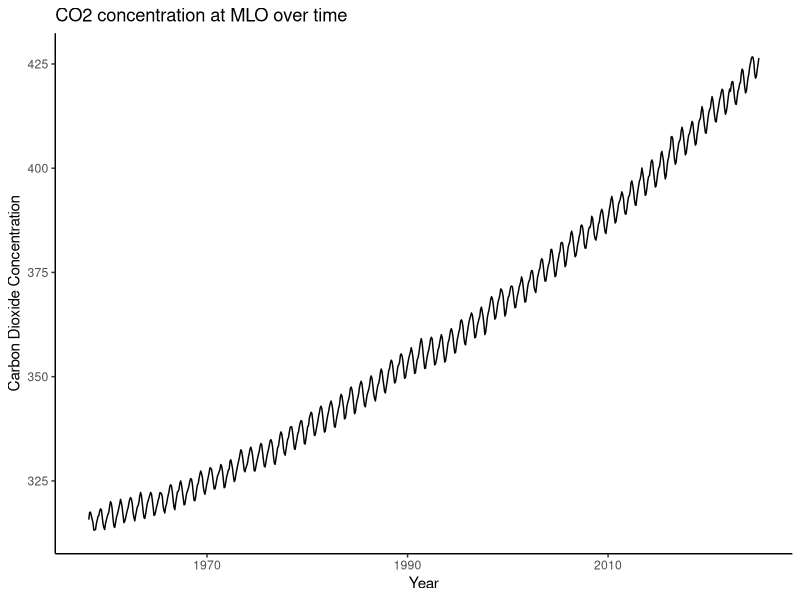

Source code (R):
## ---- chunk 1
#| label: load-packages-and-data

#load packages
library("dplyr")
library("ggplot2")

#load data
mlo_data <- read.csv("data/monthly_in_situ_co2_mlo_cleaned.csv")
## ---- chunk 2
#| label: plot-co2

# make the plot
mlo_data %>%
  filter(CO2>0) %>%
  ggplot(aes(x=Date.1,
             y=CO2)) +
  geom_line()+
  labs(title = "CO2 concentration at MLO over time",
       x = "Year",
       y = "Carbon Dioxide Concentration") +
  theme_classic()
